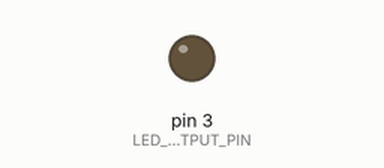
Recording of a sketch running on a simulated Arduino Uno, built with avr-gcc and run on an emulated ATmega328P. Parts: output pins drawn as LEDs (lit = HIGH).

Above: at 0.05 s.
Timing chart, 0 to 5.9 s (numbered marks = the images above):
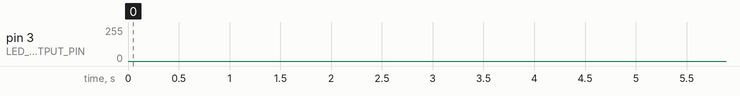

The sketch:

output_4.ino
```cpp
const int LED_OUTPUT_PIN = 3;
const int MAX_ANALOG_OUT = 255; // the max analog output on the Uno is 255
const int DELAY_MS = 5;

int _fadeAmount = 1;      // the amount to fade the LED by on each step
int _curBrightness = 0;   // how bright the LED is
unsigned long previousMillis = 0;

// The setup function runs once when you press reset or power the board
void setup() {
  // set the LED pin to as an output
  pinMode(LED_OUTPUT_PIN, OUTPUT);
  Serial.begin(9600); // for using Serial.println
}

// The loop function runs over and over again forever
void loop() {

  unsigned long currentMillis = millis();

  if (currentMillis - previousMillis >= DELAY_MS) {

    previousMillis = currentMillis;

    // set the brightness of the LED pin
    analogWrite(LED_OUTPUT_PIN, _curBrightness);

    // change the brightness for next time through the loop
    _curBrightness = _curBrightness + _fadeAmount;

    // reverse the direction of the fading at the end of each fade direction
    if (_curBrightness <= 0 || _curBrightness >= MAX_ANALOG_OUT) {
      _fadeAmount = -_fadeAmount; // reverses fade direction
    }

  }
}
```

Measured:
- by itself, pin 3 (LED_OUTPUT_PIN): 0/255 → 193/255 at 40.0 s
